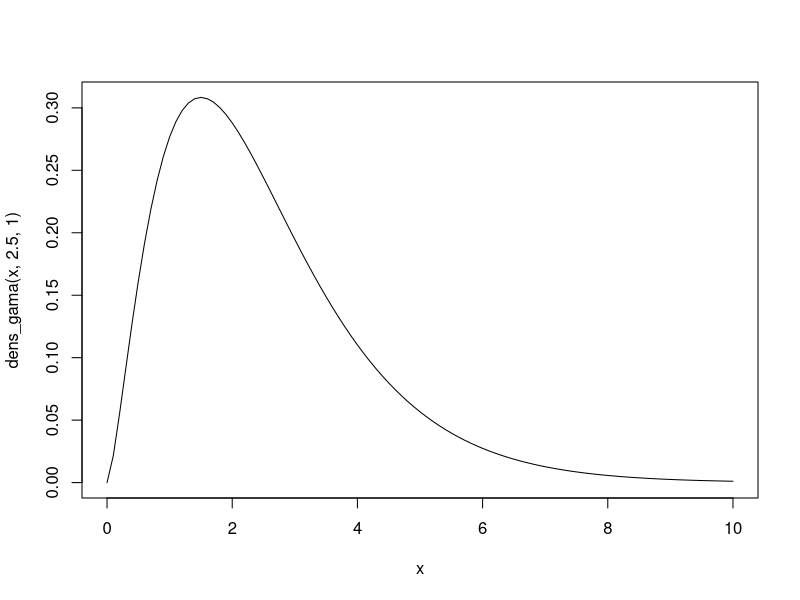
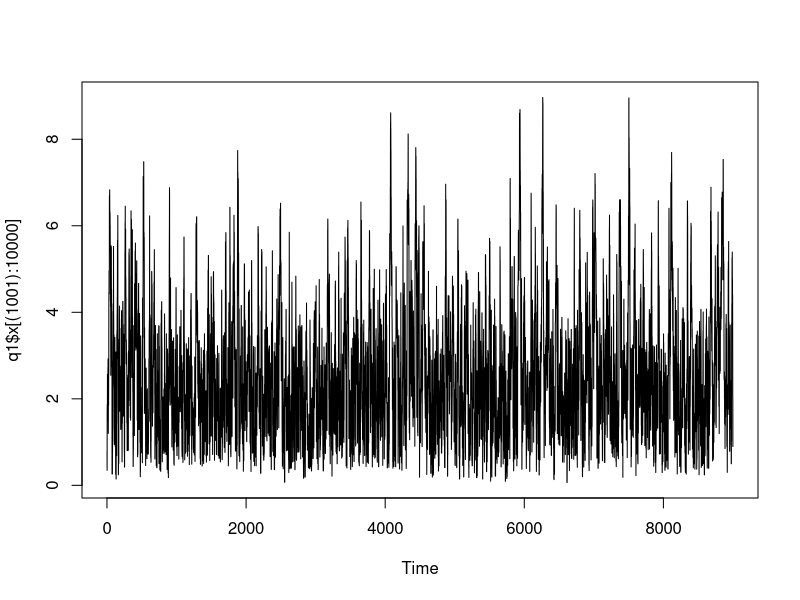
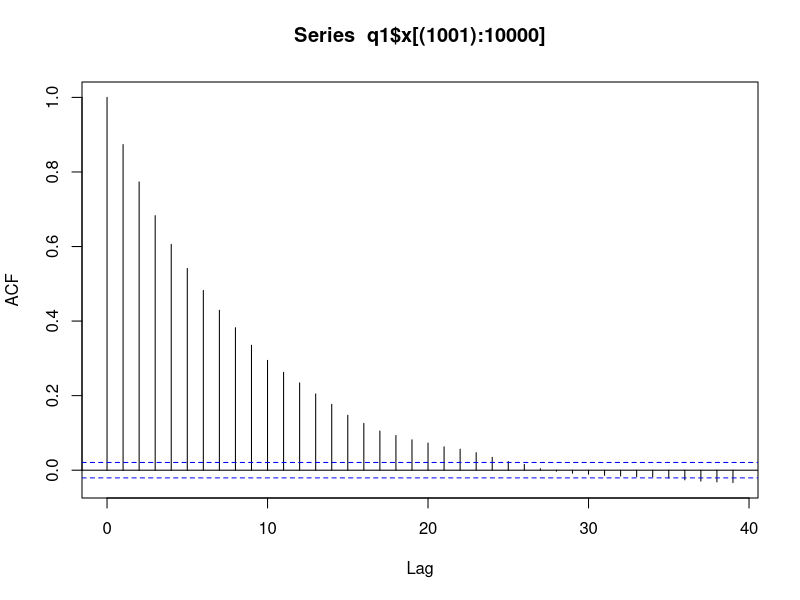
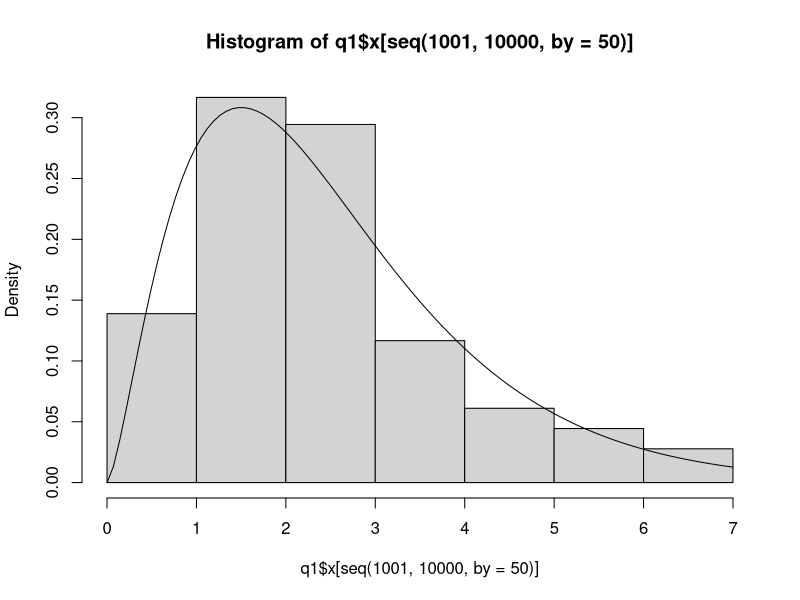
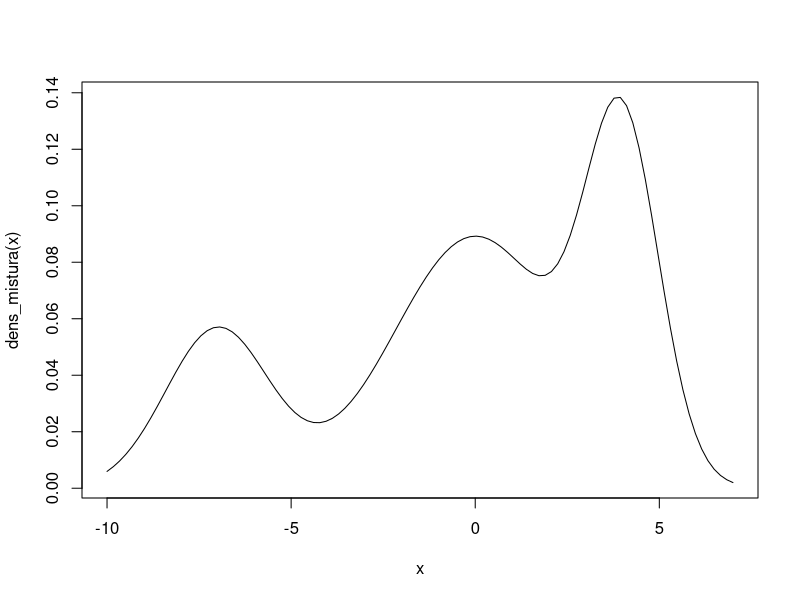
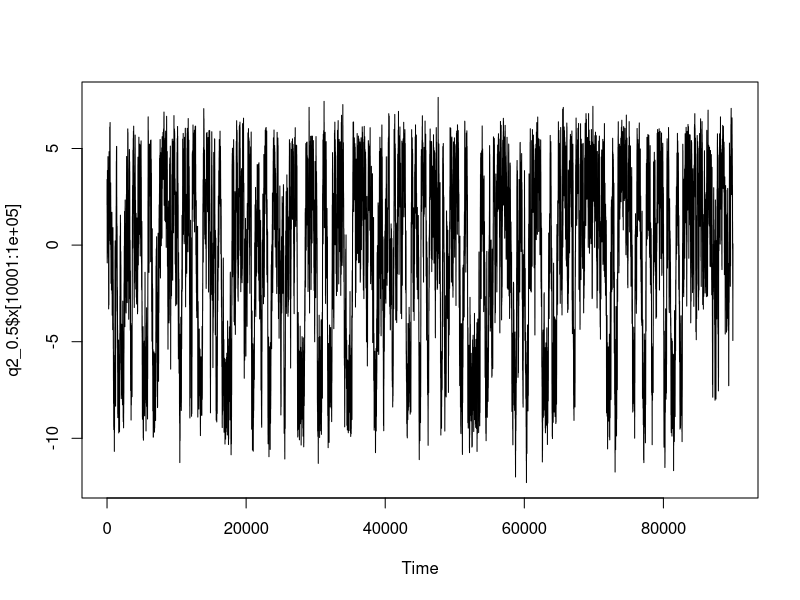
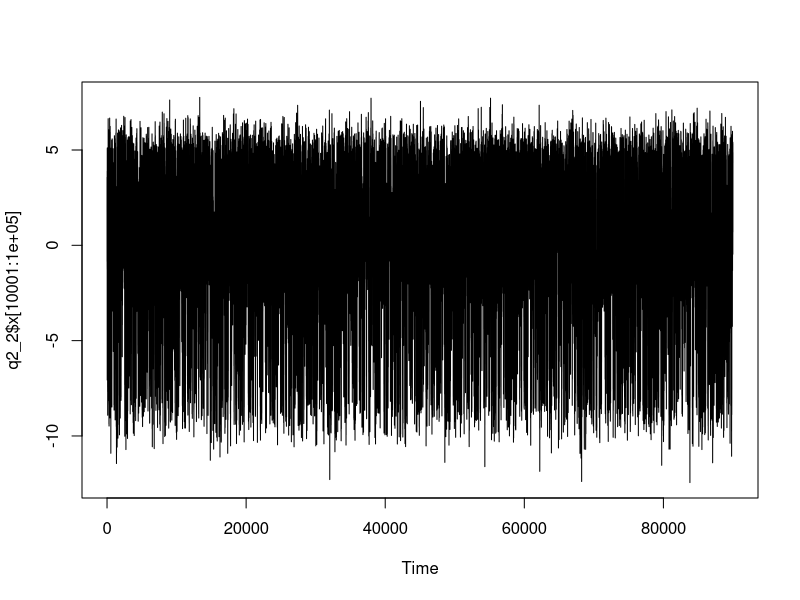
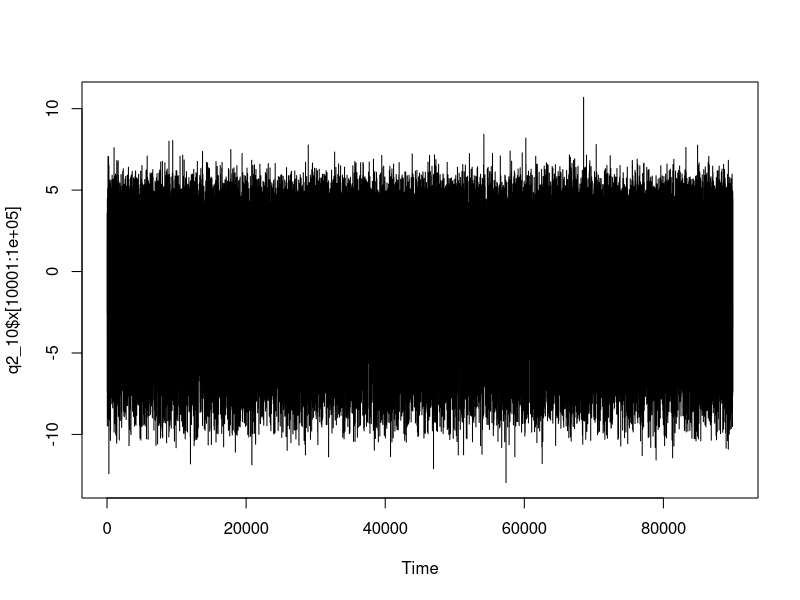

Generate these figures, in order, with R: (Note: this script raises an error after producing the figures.)
# Aula 8.2 - MCMC - Metropolis-Hastings e Gibbs - Exercicios

# 1 ----

## 1.1 ----

dens_gama = function(x, alfa, beta) {
  dgamma(x, shape = alfa, rate = beta)
}

curve(dens_gama(x, 2.5, 1), xlim = c(0, 10))

MCMC_MH_gama = function(M, tau2, x0 = 1, alfa = 2.5, beta = 1) {
  x = NULL
  x[1] = x0
  cont = 0
  
  for (t in 2:M) {
    x.p = rnorm(1, x[t-1], sqrt(tau2))
    
    if (x.p <= 0) {
      x[t] = x[t-1]
    } else {
      razao.num = dens_gama(x.p, alfa, beta)
      razao.den = dens_gama(x[t-1], alfa, beta)
      razao = razao.num / razao.den
      alpha = min(1, razao)
      u = runif(1, 0, 1)
      
      if (u < alpha) {
        x[t] = x.p
        cont = cont + 1
      } else {
        x[t] = x[t-1]
      }
    }
  }
  list(
    x = x,
    cont = cont
  )
}

q1 <- MCMC_MH_gama(20000, 1)

ts.plot(q1$x[(1001):10000])
acf(q1$x[(1001):10000])

hist(q1$x[seq(1001, 10000, by = 50)], freq = F)
curve(dens_gama(x, 2.5, 1), add = T)

q1$cont/20000

library(coda)
cadeia1 <- mcmc(q1$x)
geweke.diag(cadeia1)
effectiveSize(cadeia1)/20000

## 1.2 ----

q1_0.1 <- MCMC_MH_gama(10000, 0.1)
q1_1 <- MCMC_MH_gama(10000, 1)
q1_10 <- MCMC_MH_gama(10000, 10)
q1_100 <- MCMC_MH_gama(10000, 100)

q1_0.1$cont/10000
q1_1$cont/10000
q1_10$cont/10000
q1_100$cont/10000

cadeia_q1_0.1 <- mcmc(q1_0.1$x)
cadeia_q1_1 <- mcmc(q1_1$x)
cadeia_q1_10 <- mcmc(q1_10$x)
cadeia_q1_100 <- mcmc(q1_100$x)

geweke.diag(cadeia_q1_0.1)
geweke.diag(cadeia_q1_1)
geweke.diag(cadeia_q1_10)
geweke.diag(cadeia_q1_100)

effectiveSize(cadeia_q1_0.1)/10000
effectiveSize(cadeia_q1_1)/10000
effectiveSize(cadeia_q1_10)/10000
effectiveSize(cadeia_q1_100)/10000

# 2 ----

dens_mistura = function(x) {
  0.2 * dnorm(x, -7, sqrt(2)) +
  0.5 * dnorm(x,  0, sqrt(5)) +
  0.3 * dnorm(x,  4, 1)
}

curve(dens_mistura(x), xlim = c(-10,7))

MCMC_MH_mistura = function(M, sigma, x0 = 0) {
  x = NULL
  x[1] = x0
  cont = 0
  
  for (t in 2:M) {
    x.p = rnorm(1, x[t-1], sigma)
    
    razao = dens_mistura(x.p) / dens_mistura(x[t-1])
    alpha = min(1, razao)
    u = runif(1)
    
    if (u < alpha) {
      x[t] = x.p
      cont = cont + 1
    } else {
      x[t] = x[t-1]
    }
  }
  list(
    x = x,
    cont = cont
  )
}

q2_0.5 <- MCMC_MH_mistura(100000, 0.5)
q2_2 <- MCMC_MH_mistura(100000, 2)
q2_10 <- MCMC_MH_mistura(100000, 10)

q2_0.5$cont/100000
q2_2$cont/100000
q2_10$cont/100000

ts.plot(q2_0.5$x[10001:100000])
ts.plot(q2_2$x[10001:100000])
ts.plot(q2_10$x[10001:100000])

acf(q2_0.5$x[10001:100000])
acf(q2_2$x[10001:100000])
acf(q2_10$x[10001:100000])

hist(q2_0.5$x[10001:100000], freq = F)
hist(q2_2$x[10001:100000], freq = F)
hist(q2_10$x[10001:100000], freq = F)

# 3 ----
gibbs_exp_soma <- function(M, lambda, c, x0){
  n = length(lambda)
  x = matrix(NA, nrow = M, ncol = n)

  x[1,] = x0

  for(t in 2:M){
    x.p <- x[t-1, ]
    
    for(i in 1:n){
      soma = sum(x.p[-i])
      y = rexp(1, lambda[i])

      if(soma > c){
        x.p[i] = y
      } else {
        x.p[i] = (c - soma) + y
      }
    }

    x[t,] = x.p
  }
  x
}

q3 = gibbs_exp_soma(10000, c(1,2,3), 3, c(4,4,4))

ts.plot(q3[1001:10000, 1])
ts.plot(q3[1001:10000, 2])
ts.plot(q3[1001:10000, 3])

acf(q3p[, 1])
acf(q3p[, 2])
acf(q3p[, 3])

hist(q3[1001:10000, 1], freq = F)
hist(q3[1001:10000, 2], freq = F)
hist(q3[1001:10000, 3], freq = F)

# 4 ----

gibbs_normal <- function(M,y,mu0,tau0,a,b){
  n = length(y)
  ybar = mean(y)

  mu = NULL
  tau = NULL
  mu[1] = ybar
  tau[1] = 1/var(y)

  for(t in 2:M){

    media = (tau0*mu0 + n*tau[t-1]*ybar)/(tau0 + n*tau[t-1])
    variancia = 1/(tau0 + n*tau)
    mu[t] = rnorm(1, media, variancia)

    alfa = a + n/2
    beta = b + (1/2) * sum((y - mu[t])^2)
    tau[t] = rgamma(1, alfa, beta)
  }
  list(
    mu = mu,
    tau = tau
  )
}

n <- 100
mu_real <- 5
tau_real <- 1/4
y <- rnorm(n, mu_real, sqrt(1/tau_real))

q4 <- gibbs_normal(10000, y, 0, 0.01, 0.01, 0.01)

ts.plot(q4$mu[1001:10000])
ts.plot(q4$tau[1001:10000])

acf(q4$mu[1001:10000])
acf(q4$tau[1001:10000])

hist(q4$mu[1001:10000], freq = F)
abline(v = mu_real, col = "red")

hist(q4$tau[1001:10000], freq = F)
abline(v = tau_real, col = "red")
